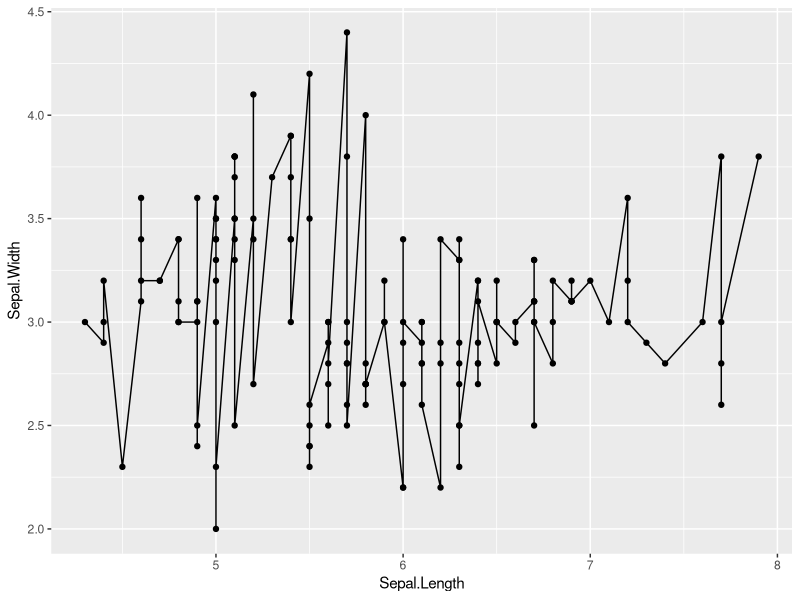
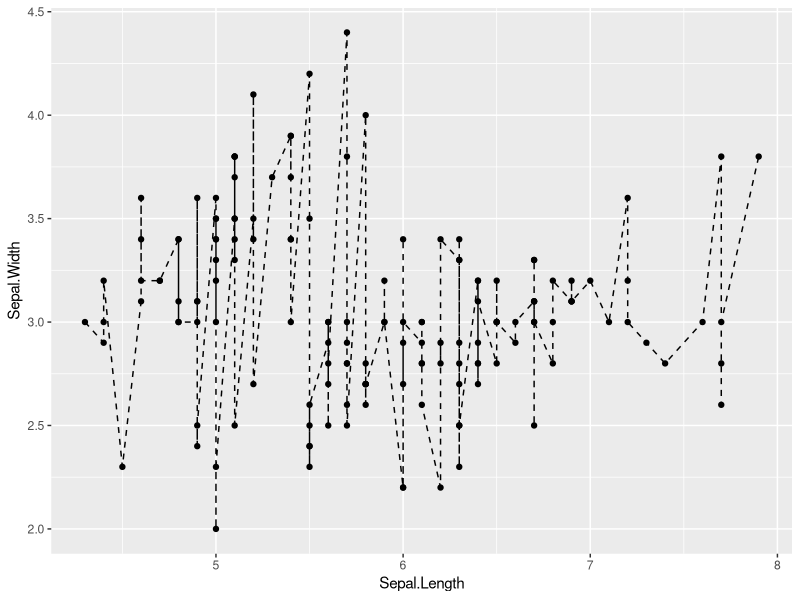
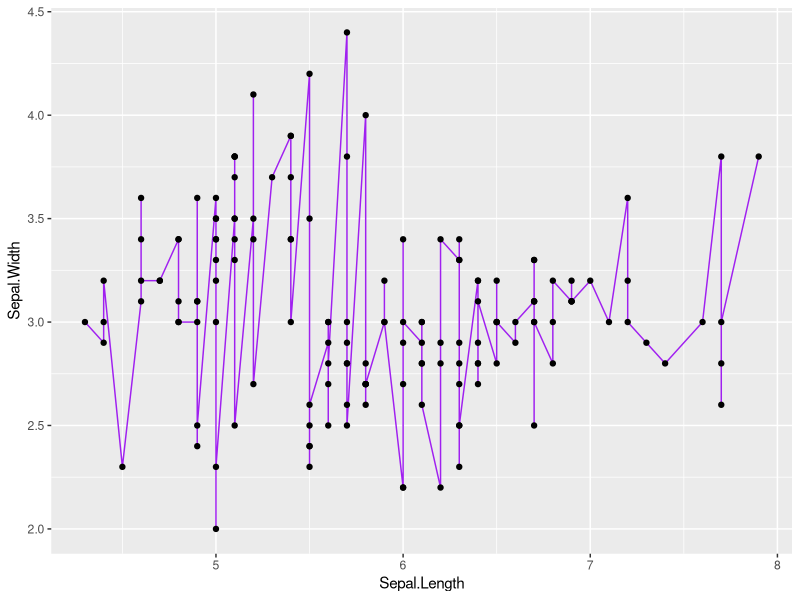
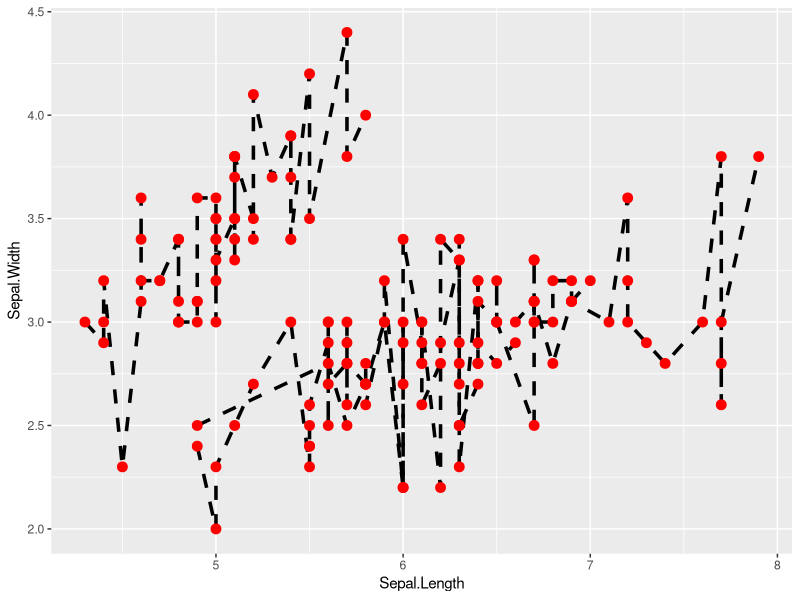
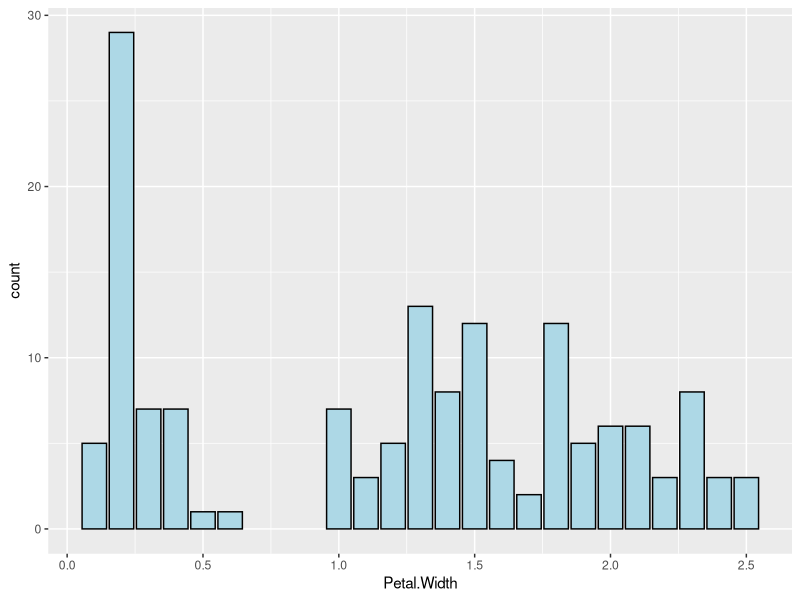
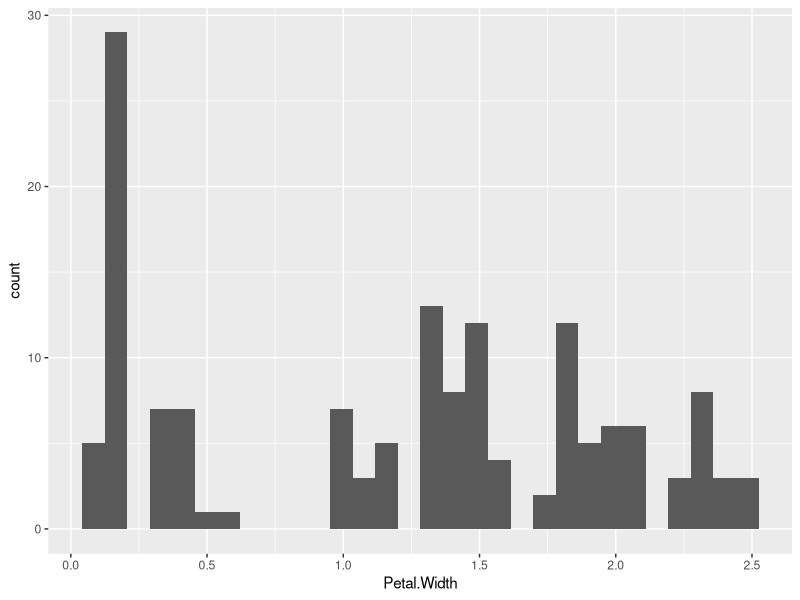
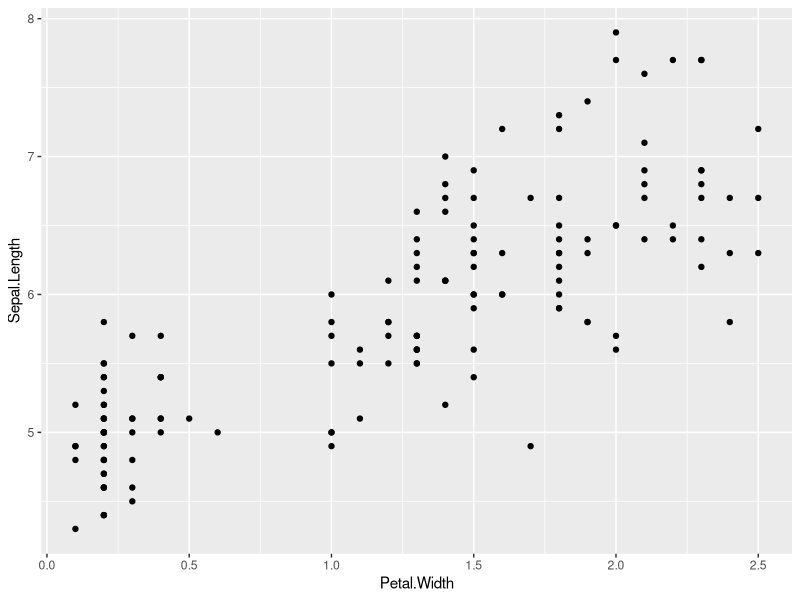
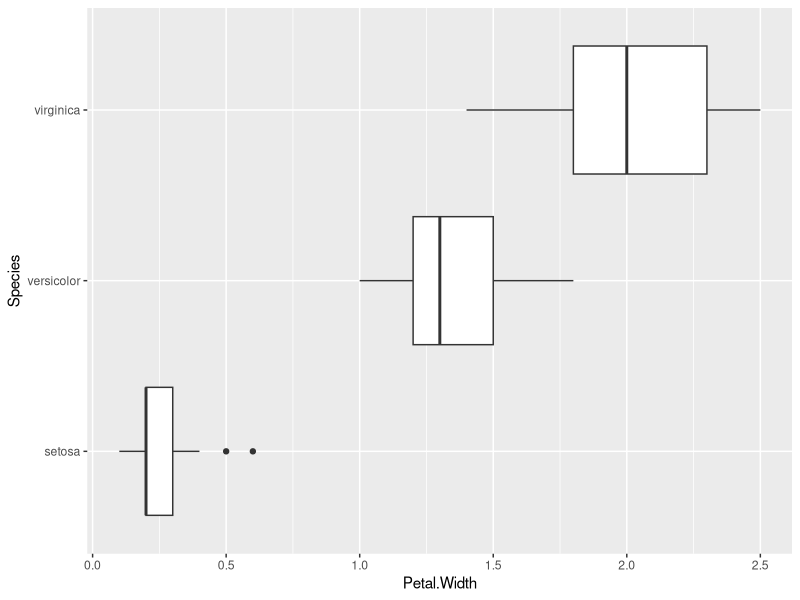

Reproduce these figures in R, in order.
#install.packages("ggplot2")
library(ggplot2)
df <- iris
names(df) <-c("Sepal.Length", "Sepal.Width")
head(df)
#Basic line plot with points
ggplot(df, aes(x= Sepal.Length, y=Sepal.Width, group=1))+
  geom_line()+
  geom_point()
#Change the line type
ggplot(df, aes(x=Sepal.Length, y=Sepal.Width, group=1))+
  geom_line(linetype= "dashed")+
  geom_point()
#Change the color
ggplot(df, aes(x=Sepal.Length, y=Sepal.Width, group=1))+
  geom_line(color="purple")+
  geom_point()

df2<-iris
head(df2)
ggplot(df2, aes(x=Sepal.Length, y=Sepal.Width,group=Species))+
  geom_line(linetype="dashed", color="black", size=1.2)+
  geom_point(color="red", size=3)

ggplot(data = iris, aes(x = Petal.Width)) +
  geom_bar(fill = "lightblue", colour = "black")

ggplot(data = iris, aes(x = Petal.Width)) +
  geom_histogram()

ggplot(data = iris, aes(x =Petal.Width, y=Sepal.Length)) +
  geom_point()

ggplot(iris, aes(x=Petal.Width, y=Species)) +
  geom_boxplot()
